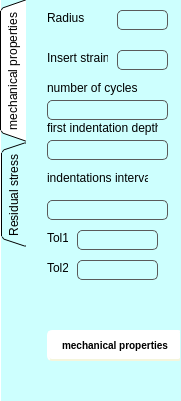
    <widget class="QTabWidget" name="tabWidget">
     <property name="geometry">
      <rect>
       <x>10</x>
       <y>10</y>
       <width>181</width>
       <height>401</height>
      </rect>
     </property>
     <property name="minimumSize">
      <size>
       <width>181</width>
       <height>0</height>
      </size>
     </property>
     <property name="palette">
      <palette>
       <active>
        <colorrole role="WindowText">
         <brush brushstyle="SolidPattern">
          <color alpha="255">
           <red>0</red>
           <green>0</green>
           <blue>0</blue>
          </color>
         </brush>
        </colorrole>
        <colorrole role="Button">
         <brush brushstyle="SolidPattern">
          <color alpha="255">
           <red>205</red>
           <green>255</green>
           <blue>254</blue>
          </color>
         </brush>
        </colorrole>
        <colorrole role="Light">
         <brush brushstyle="SolidPattern">
          <color alpha="255">
           <red>255</red>
           <green>255</green>
           <blue>255</blue>
          </color>
         </brush>
        </colorrole>
        <colorrole role="Midlight">
         <brush brushstyle="SolidPattern">
          <color alpha="255">
           <red>230</red>
           <green>255</green>
           <blue>254</blue>
          </color>
         </brush>
        </colorrole>
        <colorrole role="Dark">
         <brush brushstyle="SolidPattern">
          <color alpha="255">
           <red>102</red>
           <green>127</green>
           <blue>127</blue>
          </color>
         </brush>
        </colorrole>
        <colorrole role="Mid">
         <brush brushstyle="SolidPattern">
          <color alpha="255">
           <red>137</red>
           <green>170</green>
           <blue>169</blue>
          </color>
         </brush>
        </colorrole>
        <colorrole role="Text">
         <brush brushstyle="SolidPattern">
          <color alpha="255">
           <red>0</red>
           <green>0</green>
           <blue>0</blue>
          </color>
         </brush>
        </colorrole>
        <colorrole role="BrightText">
         <brush brushstyle="SolidPattern">
          <color alpha="255">
           <red>255</red>
           <green>255</green>
           <blue>255</blue>
          </color>
         </brush>
        </colorrole>
        <colorrole role="ButtonText">
         <brush brushstyle="SolidPattern">
          <color alpha="255">
           <red>0</red>
           <green>0</green>
           <blue>0</blue>
          </color>
         </brush>
        </colorrole>
        <colorrole role="Base">
         <brush brushstyle="SolidPattern">
          <color alpha="255">
           <red>255</red>
           <green>255</green>
           <blue>255</blue>
          </color>
         </brush>
        </colorrole>
        <colorrole role="Window">
         <brush brushstyle="SolidPattern">
          <color alpha="255">
           <red>205</red>
           <green>255</green>
           <blue>254</blue>
          </color>
         </brush>
        </colorrole>
        <colorrole role="Shadow">
         <brush brushstyle="SolidPattern">
          <color alpha="255">
           <red>0</red>
           <green>0</green>
           <blue>0</blue>
          </color>
         </brush>
        </colorrole>
        <colorrole role="AlternateBase">
         <brush brushstyle="SolidPattern">
          <color alpha="255">
           <red>230</red>
           <green>255</green>
           <blue>254</blue>
          </color>
         </brush>
        </colorrole>
        <colorrole role="ToolTipBase">
         <brush brushstyle="SolidPattern">
          <color alpha="255">
           <red>255</red>
           <green>255</green>
           <blue>220</blue>
          </color>
         </brush>
        </colorrole>
        <colorrole role="ToolTipText">
         <brush brushstyle="SolidPattern">
          <color alpha="255">
           <red>0</red>
           <green>0</green>
           <blue>0</blue>
          </color>
         </brush>
        </colorrole>
       </active>
       <inactive>
        <colorrole role="WindowText">
         <brush brushstyle="SolidPattern">
          <color alpha="255">
           <red>0</red>
           <green>0</green>
           <blue>0</blue>
          </color>
         </brush>
        </colorrole>
        <colorrole role="Button">
         <brush brushstyle="SolidPattern">
          <color alpha="255">
           <red>205</red>
           <green>255</green>
           <blue>254</blue>
          </color>
         </brush>
        </colorrole>
        <colorrole role="Light">
         <brush brushstyle="SolidPattern">
          <color alpha="255">
           <red>255</red>
           <green>255</green>
           <blue>255</blue>
          </color>
         </brush>
        </colorrole>
        <colorrole role="Midlight">
         <brush brushstyle="SolidPattern">
          <color alpha="255">
           <red>230</red>
           <green>255</green>
           <blue>254</blue>
          </color>
         </brush>
        </colorrole>
        <colorrole role="Dark">
         <brush brushstyle="SolidPattern">
          <color alpha="255">
           <red>102</red>
           <green>127</green>
           <blue>127</blue>
          </color>
         </brush>
        </colorrole>
        <colorrole role="Mid">
         <brush brushstyle="SolidPattern">
          <color alpha="255">
           <red>137</red>
           <green>170</green>
           <blue>169</blue>
          </color>
         </brush>
        </colorrole>
        <colorrole role="Text">
         <brush brushstyle="SolidPattern">
          <color alpha="255">
           <red>0</red>
           <green>0</green>
           <blue>0</blue>
          </color>
         </brush>
        </colorrole>
        <colorrole role="BrightText">
         <brush brushstyle="SolidPattern">
          <color alpha="255">
           <red>255</red>
           <green>255</green>
           <blue>255</blue>
          </color>
         </brush>
        </colorrole>
        <colorrole role="ButtonText">
         <brush brushstyle="SolidPattern">
          <color alpha="255">
           <red>0</red>
           <green>0</green>
           <blue>0</blue>
          </color>
         </brush>
        </colorrole>
        <colorrole role="Base">
         <brush brushstyle="SolidPattern">
          <color alpha="255">
           <red>255</red>
           <green>255</green>
           <blue>255</blue>
          </color>
         </brush>
        </colorrole>
        <colorrole role="Window">
         <brush brushstyle="SolidPattern">
          <color alpha="255">
           <red>205</red>
           <green>255</green>
           <blue>254</blue>
          </color>
         </brush>
        </colorrole>
        <colorrole role="Shadow">
         <brush brushstyle="SolidPattern">
          <color alpha="255">
           <red>0</red>
           <green>0</green>
           <blue>0</blue>
          </color>
         </brush>
        </colorrole>
        <colorrole role="AlternateBase">
         <brush brushstyle="SolidPattern">
          <color alpha="255">
           <red>230</red>
           <green>255</green>
           <blue>254</blue>
          </color>
         </brush>
        </colorrole>
        <colorrole role="ToolTipBase">
         <brush brushstyle="SolidPattern">
          <color alpha="255">
           <red>255</red>
           <green>255</green>
           <blue>220</blue>
          </color>
         </brush>
        </colorrole>
        <colorrole role="ToolTipText">
         <brush brushstyle="SolidPattern">
          <color alpha="255">
           <red>0</red>
           <green>0</green>
           <blue>0</blue>
          </color>
         </brush>
        </colorrole>
       </inactive>
       <disabled>
        <colorrole role="WindowText">
         <brush brushstyle="SolidPattern">
          <color alpha="255">
           <red>102</red>
           <green>127</green>
           <blue>127</blue>
          </color>
         </brush>
        </colorrole>
        <colorrole role="Button">
         <brush brushstyle="SolidPattern">
          <color alpha="255">
           <red>205</red>
           <green>255</green>
           <blue>254</blue>
          </color>
         </brush>
        </colorrole>
        <colorrole role="Light">
         <brush brushstyle="SolidPattern">
          <color alpha="255">
           <red>255</red>
           <green>255</green>
           <blue>255</blue>
          </color>
         </brush>
        </colorrole>
        <colorrole role="Midlight">
         <brush brushstyle="SolidPattern">
          <color alpha="255">
           <red>230</red>
           <green>255</green>
           <blue>254</blue>
          </color>
         </brush>
        </colorrole>
        <colorrole role="Dark">
         <brush brushstyle="SolidPattern">
          <color alpha="255">
           <red>102</red>
           <green>127</green>
           <blue>127</blue>
          </color>
         </brush>
        </colorrole>
        <colorrole role="Mid">
         <brush brushstyle="SolidPattern">
          <color alpha="255">
           <red>137</red>
           <green>170</green>
           <blue>169</blue>
          </color>
         </brush>
        </colorrole>
        <colorrole role="Text">
         <brush brushstyle="SolidPattern">
          <color alpha="255">
           <red>102</red>
           <green>127</green>
           <blue>127</blue>
          </color>
         </brush>
        </colorrole>
        <colorrole role="BrightText">
         <brush brushstyle="SolidPattern">
          <color alpha="255">
           <red>255</red>
           <green>255</green>
           <blue>255</blue>
          </color>
         </brush>
        </colorrole>
        <colorrole role="ButtonText">
         <brush brushstyle="SolidPattern">
          <color alpha="255">
           <red>102</red>
           <green>127</green>
           <blue>127</blue>
          </color>
         </brush>
        </colorrole>
        <colorrole role="Base">
         <brush brushstyle="SolidPattern">
          <color alpha="255">
           <red>205</red>
           <green>255</green>
           <blue>254</blue>
          </color>
         </brush>
        </colorrole>
        <colorrole role="Window">
         <brush brushstyle="SolidPattern">
          <color alpha="255">
           <red>205</red>
           <green>255</green>
           <blue>254</blue>
          </color>
         </brush>
        </colorrole>
        <colorrole role="Shadow">
         <brush brushstyle="SolidPattern">
          <color alpha="255">
           <red>0</red>
           <green>0</green>
           <blue>0</blue>
          </color>
         </brush>
        </colorrole>
        <colorrole role="AlternateBase">
         <brush brushstyle="SolidPattern">
          <color alpha="255">
           <red>205</red>
           <green>255</green>
           <blue>254</blue>
          </color>
         </brush>
        </colorrole>
        <colorrole role="ToolTipBase">
         <brush brushstyle="SolidPattern">
          <color alpha="255">
           <red>255</red>
           <green>255</green>
           <blue>220</blue>
          </color>
         </brush>
        </colorrole>
        <colorrole role="ToolTipText">
         <brush brushstyle="SolidPattern">
          <color alpha="255">
           <red>0</red>
           <green>0</green>
           <blue>0</blue>
          </color>
         </brush>
        </colorrole>
       </disabled>
      </palette>
     </property>
     <property name="toolTip">
      <string>&lt;html&gt;&lt;head/&gt;&lt;body&gt;&lt;p&gt;&lt;br/&gt;&lt;/p&gt;&lt;/body&gt;&lt;/html&gt;</string>
     </property>
     <property name="styleSheet">
      <string notr="true">QTabWidget::pane {
  border: 1px solid lightgray;
  top:-1px; 
  background: rgb(245, 245, 245);; 
} 

</string>
     </property>
     <property name="tabPosition">
      <enum>QTabWidget::West</enum>
     </property>
     <property name="tabShape">
      <enum>QTabWidget::Triangular</enum>
     </property>
     <property name="currentIndex">
      <number>0</number>
     </property>
     <property name="elideMode">
      <enum>Qt::ElideNone</enum>
     </property>
     <property name="documentMode">
      <bool>true</bool>
     </property>
     <property name="tabsClosable">
      <bool>false</bool>
     </property>
     <property name="movable">
      <bool>false</bool>
     </property>
     <property name="tabBarAutoHide">
      <bool>false</bool>
     </property>
     <widget class="QWidget" name="mechanical_properties">
      <attribute name="title">
       <string>mechanical properties</string>
      </attribute>
      <widget class="QLabel" name="Radius">
       <property name="geometry">
        <rect>
         <x>20</x>
         <y>10</y>
         <width>41</width>
         <height>16</height>
        </rect>
       </property>
       <property name="text">
        <string>Radius</string>
       </property>
      </widget>
      <widget class="QLabel" name="Insert_strain">
       <property name="geometry">
        <rect>
         <x>20</x>
         <y>50</y>
         <width>61</width>
         <height>16</height>
        </rect>
       </property>
       <property name="text">
        <string>Insert strain</string>
       </property>
      </widget>
      <widget class="QLabel" name="indentations_interval">
       <property name="geometry">
        <rect>
         <x>20</x>
         <y>170</y>
         <width>101</width>
         <height>16</height>
        </rect>
       </property>
       <property name="text">
        <string>indentations interval</string>
       </property>
      </widget>
      <widget class="QLabel" name="number_cycle">
       <property name="geometry">
        <rect>
         <x>20</x>
         <y>80</y>
         <width>91</width>
         <height>16</height>
        </rect>
       </property>
       <property name="text">
        <string>number of cycles</string>
       </property>
      </widget>
      <widget class="QLabel" name="Tol2">
       <property name="geometry">
        <rect>
         <x>20</x>
         <y>260</y>
         <width>21</width>
         <height>16</height>
        </rect>
       </property>
       <property name="text">
        <string>Tol2</string>
       </property>
      </widget>
      <widget class="QLabel" name="Tol1">
       <property name="geometry">
        <rect>
         <x>20</x>
         <y>230</y>
         <width>21</width>
         <height>16</height>
        </rect>
       </property>
       <property name="text">
        <string>Tol1</string>
       </property>
      </widget>
      <widget class="QLabel" name="first_indentation_depth">
       <property name="geometry">
        <rect>
         <x>20</x>
         <y>120</y>
         <width>111</width>
         <height>16</height>
        </rect>
       </property>
       <property name="text">
        <string>first indentation depth</string>
       </property>
      </widget>
      <widget class="QLineEdit" name="lineEdit_Insert_strain">
       <property name="geometry">
        <rect>
         <x>90</x>
         <y>50</y>
         <width>51</width>
         <height>20</height>
        </rect>
       </property>
       <property name="toolTipDuration">
        <number>2</number>
       </property>
       <property name="layoutDirection">
        <enum>Qt::LeftToRight</enum>
       </property>
       <property name="autoFillBackground">
        <bool>false</bool>
       </property>
       <property name="styleSheet">
        <string notr="true">    background: transparent;
    background-color: transparent;
    color: black;
    border: 1px solid #5A5A5A;
    border-radius: 5px;
</string>
       </property>
       <property name="clearButtonEnabled">
        <bool>false</bool>
       </property>
      </widget>
      <widget class="QLineEdit" name="lineEdit_Tol1">
       <property name="geometry">
        <rect>
         <x>50</x>
         <y>230</y>
         <width>81</width>
         <height>20</height>
        </rect>
       </property>
       <property name="toolTipDuration">
        <number>2</number>
       </property>
       <property name="layoutDirection">
        <enum>Qt::LeftToRight</enum>
       </property>
       <property name="autoFillBackground">
        <bool>false</bool>
       </property>
       <property name="styleSheet">
        <string notr="true">    background: transparent;
    background-color: transparent;
    color: black;
    border: 1px solid #5A5A5A;
    border-radius: 5px;
</string>
       </property>
       <property name="clearButtonEnabled">
        <bool>false</bool>
       </property>
      </widget>
      <widget class="QLineEdit" name="lineEdit_indentations_interval">
       <property name="geometry">
        <rect>
         <x>20</x>
         <y>200</y>
         <width>121</width>
         <height>20</height>
        </rect>
       </property>
       <property name="toolTipDuration">
        <number>2</number>
       </property>
       <property name="layoutDirection">
        <enum>Qt::LeftToRight</enum>
       </property>
       <property name="autoFillBackground">
        <bool>false</bool>
       </property>
       <property name="styleSheet">
        <string notr="true">    background: transparent;
    background-color: transparent;
    color: black;
    border: 1px solid #5A5A5A;
    border-radius: 5px;
</string>
       </property>
       <property name="clearButtonEnabled">
        <bool>false</bool>
       </property>
      </widget>
      <widget class="QLineEdit" name="lineEdit_number_cycle">
       <property name="geometry">
        <rect>
         <x>20</x>
         <y>100</y>
         <width>121</width>
         <height>20</height>
        </rect>
       </property>
       <property name="toolTipDuration">
        <number>2</number>
       </property>
       <property name="layoutDirection">
        <enum>Qt::LeftToRight</enum>
       </property>
       <property name="autoFillBackground">
        <bool>false</bool>
       </property>
       <property name="styleSheet">
        <string notr="true">    background: transparent;
    background-color: transparent;
    color: black;
    border: 1px solid #5A5A5A;
    border-radius: 5px;
</string>
       </property>
       <property name="clearButtonEnabled">
        <bool>false</bool>
       </property>
      </widget>
      <widget class="QLineEdit" name="lineEdit_Tol2">
       <property name="geometry">
        <rect>
         <x>50</x>
         <y>260</y>
         <width>81</width>
         <height>20</height>
        </rect>
       </property>
       <property name="toolTipDuration">
        <number>2</number>
       </property>
       <property name="layoutDirection">
        <enum>Qt::LeftToRight</enum>
       </property>
       <property name="autoFillBackground">
        <bool>false</bool>
       </property>
       <property name="styleSheet">
        <string notr="true">    background: transparent;
    background-color: transparent;
    color: black;
    border: 1px solid #5A5A5A;
    border-radius: 5px;
</string>
       </property>
       <property name="clearButtonEnabled">
        <bool>false</bool>
       </property>
      </widget>
      <widget class="QLineEdit" name="lineEdit_Radius">
       <property name="geometry">
        <rect>
         <x>90</x>
         <y>10</y>
         <width>51</width>
         <height>20</height>
        </rect>
       </property>
       <property name="toolTipDuration">
        <number>2</number>
       </property>
       <property name="layoutDirection">
        <enum>Qt::LeftToRight</enum>
       </property>
       <property name="autoFillBackground">
        <bool>false</bool>
       </property>
       <property name="styleSheet">
        <string notr="true">    background: transparent;
    background-color: transparent;
    color: black;
    border: 1px solid #5A5A5A;
    border-radius: 5px;
</string>
       </property>
       <property name="clearButtonEnabled">
        <bool>false</bool>
       </property>
      </widget>
      <widget class="QLineEdit" name="lineEdit_first_indentation_depth">
       <property name="geometry">
        <rect>
         <x>20</x>
         <y>140</y>
         <width>121</width>
         <height>20</height>
        </rect>
       </property>
       <property name="toolTipDuration">
        <number>2</number>
       </property>
       <property name="layoutDirection">
        <enum>Qt::LeftToRight</enum>
       </property>
       <property name="autoFillBackground">
        <bool>false</bool>
       </property>
       <property name="styleSheet">
        <string notr="true">    background: transparent;
    background-color: transparent;
    color: black;
    border: 1px solid #5A5A5A;
    border-radius: 5px;
</string>
       </property>
       <property name="clearButtonEnabled">
        <bool>false</bool>
       </property>
      </widget>
      <widget class="QPushButton" name="mechanical_properties_2">
       <property name="geometry">
        <rect>
         <x>20</x>
         <y>330</y>
         <width>136</width>
         <height>31</height>
        </rect>
       </property>
       <property name="palette">
        <palette>
         <active>
          <colorrole role="WindowText">
           <brush brushstyle="SolidPattern">
            <color alpha="255">
             <red>0</red>
             <green>0</green>
             <blue>0</blue>
            </color>
           </brush>
          </colorrole>
          <colorrole role="Button">
           <brush brushstyle="SolidPattern">
            <color alpha="255">
             <red>255</red>
             <green>255</green>
             <blue>255</blue>
            </color>
           </brush>
          </colorrole>
          <colorrole role="Light">
           <brush brushstyle="SolidPattern">
            <color alpha="255">
             <red>213</red>
             <green>255</green>
             <blue>127</blue>
            </color>
           </brush>
          </colorrole>
          <colorrole role="Midlight">
           <brush brushstyle="SolidPattern">
            <color alpha="255">
             <red>191</red>
             <green>255</green>
             <blue>63</blue>
            </color>
           </brush>
          </colorrole>
          <colorrole role="Dark">
           <brush brushstyle="SolidPattern">
            <color alpha="255">
             <red>85</red>
             <green>127</green>
             <blue>0</blue>
            </color>
           </brush>
          </colorrole>
          <colorrole role="Mid">
           <brush brushstyle="SolidPattern">
            <color alpha="255">
             <red>113</red>
             <green>170</green>
             <blue>0</blue>
            </color>
           </brush>
          </colorrole>
          <colorrole role="Text">
           <brush brushstyle="SolidPattern">
            <color alpha="255">
             <red>0</red>
             <green>0</green>
             <blue>0</blue>
            </color>
           </brush>
          </colorrole>
          <colorrole role="BrightText">
           <brush brushstyle="SolidPattern">
            <color alpha="255">
             <red>255</red>
             <green>255</green>
             <blue>255</blue>
            </color>
           </brush>
          </colorrole>
          <colorrole role="ButtonText">
           <brush brushstyle="SolidPattern">
            <color alpha="255">
             <red>0</red>
             <green>0</green>
             <blue>0</blue>
            </color>
           </brush>
          </colorrole>
          <colorrole role="Base">
           <brush brushstyle="SolidPattern">
            <color alpha="255">
             <red>255</red>
             <green>255</green>
             <blue>255</blue>
            </color>
           </brush>
          </colorrole>
          <colorrole role="Window">
           <brush brushstyle="SolidPattern">
            <color alpha="255">
             <red>255</red>
             <green>255</green>
             <blue>255</blue>
            </color>
           </brush>
          </colorrole>
          <colorrole role="Shadow">
           <brush brushstyle="SolidPattern">
            <color alpha="255">
             <red>0</red>
             <green>0</green>
             <blue>0</blue>
            </color>
           </brush>
          </colorrole>
          <colorrole role="AlternateBase">
           <brush brushstyle="SolidPattern">
            <color alpha="255">
             <red>212</red>
             <green>255</green>
             <blue>127</blue>
            </color>
           </brush>
          </colorrole>
          <colorrole role="ToolTipBase">
           <brush brushstyle="SolidPattern">
            <color alpha="255">
             <red>255</red>
             <green>255</green>
             <blue>220</blue>
            </color>
           </brush>
          </colorrole>
          <colorrole role="ToolTipText">
           <brush brushstyle="SolidPattern">
            <color alpha="255">
             <red>0</red>
             <green>0</green>
             <blue>0</blue>
            </color>
           </brush>
          </colorrole>
         </active>
         <inactive>
          <colorrole role="WindowText">
           <brush brushstyle="SolidPattern">
            <color alpha="255">
             <red>0</red>
             <green>0</green>
             <blue>0</blue>
            </color>
           </brush>
          </colorrole>
          <colorrole role="Button">
           <brush brushstyle="SolidPattern">
            <color alpha="255">
             <red>255</red>
             <green>255</green>
             <blue>255</blue>
            </color>
           </brush>
          </colorrole>
          <colorrole role="Light">
           <brush brushstyle="SolidPattern">
            <color alpha="255">
             <red>213</red>
             <green>255</green>
             <blue>127</blue>
            </color>
           </brush>
          </colorrole>
          <colorrole role="Midlight">
           <brush brushstyle="SolidPattern">
            <color alpha="255">
             <red>191</red>
             <green>255</green>
             <blue>63</blue>
            </color>
           </brush>
          </colorrole>
          <colorrole role="Dark">
           <brush brushstyle="SolidPattern">
            <color alpha="255">
             <red>85</red>
             <green>127</green>
             <blue>0</blue>
            </color>
           </brush>
          </colorrole>
          <colorrole role="Mid">
           <brush brushstyle="SolidPattern">
            <color alpha="255">
             <red>113</red>
             <green>170</green>
             <blue>0</blue>
            </color>
           </brush>
          </colorrole>
          <colorrole role="Text">
           <brush brushstyle="SolidPattern">
            <color alpha="255">
             <red>0</red>
             <green>0</green>
             <blue>0</blue>
            </color>
           </brush>
          </colorrole>
          <colorrole role="BrightText">
           <brush brushstyle="SolidPattern">
            <color alpha="255">
             <red>255</red>
             <green>255</green>
             <blue>255</blue>
            </color>
           </brush>
          </colorrole>
          <colorrole role="ButtonText">
           <brush brushstyle="SolidPattern">
            <color alpha="255">
             <red>0</red>
             <green>0</green>
             <blue>0</blue>
            </color>
           </brush>
          </colorrole>
          <colorrole role="Base">
           <brush brushstyle="SolidPattern">
            <color alpha="255">
             <red>255</red>
             <green>255</green>
             <blue>255</blue>
            </color>
           </brush>
          </colorrole>
          <colorrole role="Window">
           <brush brushstyle="SolidPattern">
            <color alpha="255">
             <red>255</red>
             <green>255</green>
             <blue>255</blue>
            </color>
           </brush>
          </colorrole>
          <colorrole role="Shadow">
           <brush brushstyle="SolidPattern">
            <color alpha="255">
             <red>0</red>
             <green>0</green>
             <blue>0</blue>
            </color>
           </brush>
          </colorrole>
          <colorrole role="AlternateBase">
           <brush brushstyle="SolidPattern">
            <color alpha="255">
             <red>212</red>
             <green>255</green>
             <blue>127</blue>
            </color>
           </brush>
          </colorrole>
          <colorrole role="ToolTipBase">
           <brush brushstyle="SolidPattern">
            <color alpha="255">
             <red>255</red>
             <green>255</green>
             <blue>220</blue>
            </color>
           </brush>
          </colorrole>
          <colorrole role="ToolTipText">
           <brush brushstyle="SolidPattern">
            <color alpha="255">
             <red>0</red>
             <green>0</green>
             <blue>0</blue>
            </color>
           </brush>
          </colorrole>
         </inactive>
         <disabled>
          <colorrole role="WindowText">
           <brush brushstyle="SolidPattern">
            <color alpha="255">
             <red>85</red>
             <green>127</green>
             <blue>0</blue>
            </color>
           </brush>
          </colorrole>
          <colorrole role="Button">
           <brush brushstyle="SolidPattern">
            <color alpha="255">
             <red>255</red>
             <green>255</green>
             <blue>255</blue>
            </color>
           </brush>
          </colorrole>
          <colorrole role="Light">
           <brush brushstyle="SolidPattern">
            <color alpha="255">
             <red>213</red>
             <green>255</green>
             <blue>127</blue>
            </color>
           </brush>
          </colorrole>
          <colorrole role="Midlight">
           <brush brushstyle="SolidPattern">
            <color alpha="255">
             <red>191</red>
             <green>255</green>
             <blue>63</blue>
            </color>
           </brush>
          </colorrole>
          <colorrole role="Dark">
           <brush brushstyle="SolidPattern">
            <color alpha="255">
             <red>85</red>
             <green>127</green>
             <blue>0</blue>
            </color>
           </brush>
          </colorrole>
          <colorrole role="Mid">
           <brush brushstyle="SolidPattern">
            <color alpha="255">
             <red>113</red>
             <green>170</green>
             <blue>0</blue>
            </color>
           </brush>
          </colorrole>
          <colorrole role="Text">
           <brush brushstyle="SolidPattern">
            <color alpha="255">
             <red>85</red>
             <green>127</green>
             <blue>0</blue>
            </color>
           </brush>
          </colorrole>
          <colorrole role="BrightText">
           <brush brushstyle="SolidPattern">
            <color alpha="255">
             <red>255</red>
             <green>255</green>
             <blue>255</blue>
            </color>
           </brush>
          </colorrole>
          <colorrole role="ButtonText">
           <brush brushstyle="SolidPattern">
            <color alpha="255">
             <red>85</red>
             <green>127</green>
             <blue>0</blue>
            </color>
           </brush>
          </colorrole>
          <colorrole role="Base">
           <brush brushstyle="SolidPattern">
            <color alpha="255">
             <red>255</red>
             <green>255</green>
             <blue>255</blue>
            </color>
           </brush>
          </colorrole>
          <colorrole role="Window">
           <brush brushstyle="SolidPattern">
            <color alpha="255">
             <red>255</red>
             <green>255</green>
             <blue>255</blue>
            </color>
           </brush>
          </colorrole>
          <colorrole role="Shadow">
           <brush brushstyle="SolidPattern">
            <color alpha="255">
             <red>0</red>
             <green>0</green>
             <blue>0</blue>
            </color>
           </brush>
          </colorrole>
          <colorrole role="AlternateBase">
           <brush brushstyle="SolidPattern">
            <color alpha="255">
             <red>170</red>
             <green>255</green>
             <blue>0</blue>
            </color>
           </brush>
          </colorrole>
          <colorrole role="ToolTipBase">
           <brush brushstyle="SolidPattern">
            <color alpha="255">
             <red>255</red>
             <green>255</green>
             <blue>220</blue>
            </color>
           </brush>
          </colorrole>
          <colorrole role="ToolTipText">
           <brush brushstyle="SolidPattern">
            <color alpha="255">
             <red>0</red>
             <green>0</green>
             <blue>0</blue>
            </color>
           </brush>
          </colorrole>
         </disabled>
        </palette>
       </property>
       <property name="autoFillBackground">
        <bool>false</bool>
       </property>
       <property name="styleSheet">
        <string notr="true">QPushButton {
    background-color: white;
    border-style: outset;
    border-width: 2px;
    border-radius: 5px;
    border-color: beige;
    font: bold 10px;
    min-width: 10em;
    padding: 6px;
}
QPushButton:pressed {
    background-color: rgb(230,200,50);
    border-style: inset;
}</string>
       </property>
       <property name="text">
        <string>mechanical properties</string>
       </property>
       <property name="iconSize">
        <size>
         <width>30</width>
         <height>30</height>
        </size>
       </property>
       <property name="autoDefault">
        <bool>false</bool>
       </property>
       <property name="default">
        <bool>true</bool>
       </property>
       <property name="flat">
        <bool>false</bool>
       </property>
      </widget>
     </widget>
     <widget class="QWidget" name="Residual_stress">
      <attribute name="title">
       <string>Residual stress</string>
      </attribute>
      <widget class="QPushButton" name="Residual_stress_2">
       <property name="geometry">
        <rect>
         <x>10</x>
         <y>340</y>
         <width>141</width>
         <height>41</height>
        </rect>
       </property>
       <property name="autoFillBackground">
        <bool>false</bool>
       </property>
       <property name="styleSheet">
        <string notr="true">QPushButton {
    background-color: white;
    border-style: outset;
    border-width: 2px;
    border-radius: 5px;
    border-color: beige;
    font: bold 10px;
    min-width: 10em;
    padding: 6px;
}
QPushButton:pressed {
    background-color: rgb(230,200,50);
    border-style: inset;
}</string>
       </property>
       <property name="text">
        <string>Residual stress</string>
       </property>
       <property name="iconSize">
        <size>
         <width>30</width>
         <height>30</height>
        </size>
       </property>
       <property name="default">
        <bool>true</bool>
       </property>
       <property name="flat">
        <bool>false</bool>
       </property>
      </widget>
     </widget>
    </widget>
